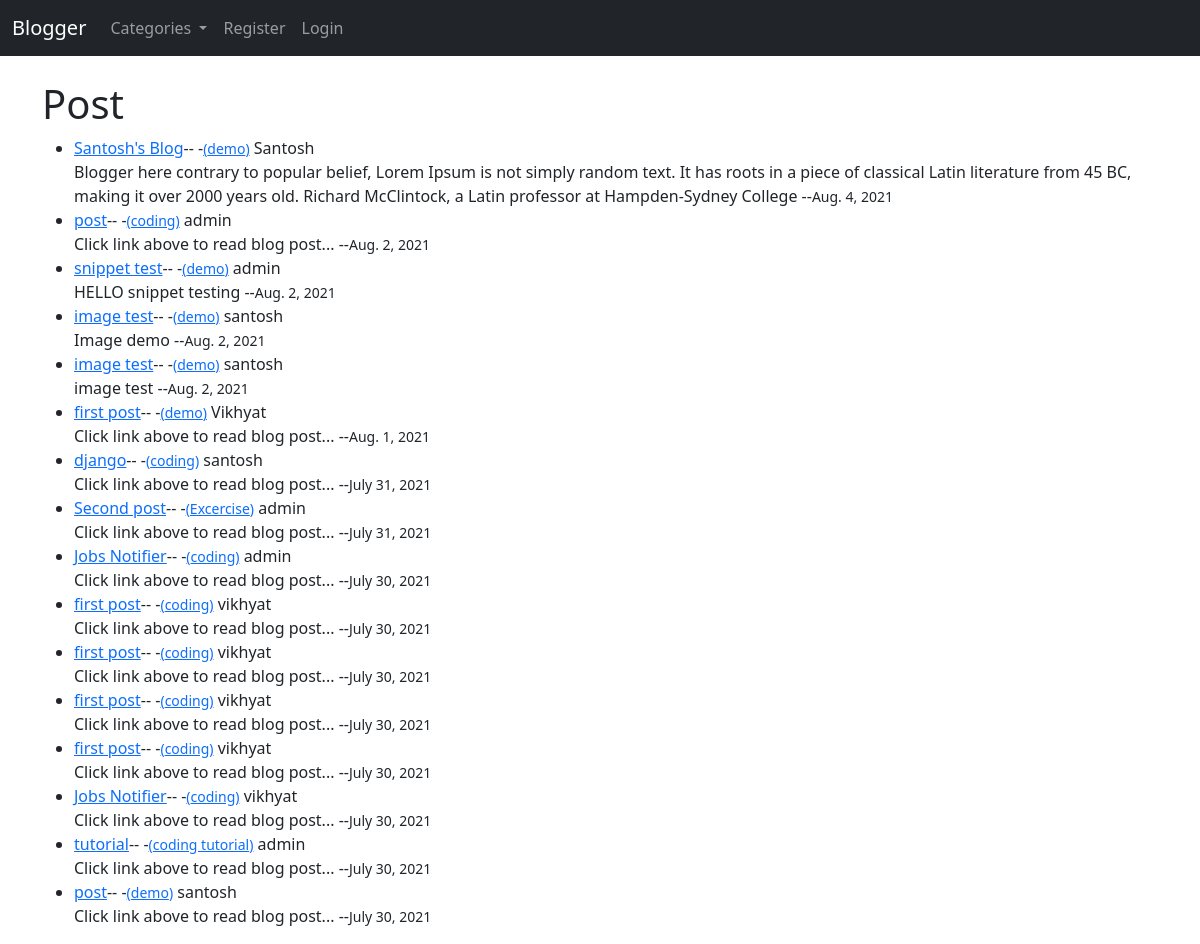
The page / on the database its author committed.
### theblog/models.py (models this page shows, shortened)
class Post(models.Model):
    title = models.CharField(max_length=255)
    title_tag = models.CharField(max_length=255)
    header_image=models.ImageField(null=True,blank=True,upload_to="images/")
    author = models.ForeignKey(User,on_delete=models.CASCADE)
    body= RichTextField(blank=True,null=True)
    category=models.CharField(max_length=255,default='coding')
    snippet=models.CharField(max_length=255)
    post_date=models.DateField(auto_now_add=True)
    likes = models.ManyToManyField(User,related_name='blog_post')

### theblog/views.py (the view)
# urls.py: path('',HomeView.as_view(),name="home"),
class HomeView(ListView):
    model=Post
    template_name='home.html'
    ordering=['-post_date']
    def get_context_data(self, *args,**kwargs):
        category_menu= Category.objects.all()
        context= super(HomeView,self).get_context_data(*args,**kwargs)
        context['category_menu']=category_menu
        return context

### theblog/models.py (called while the page is built)
    def __str__(self):
        return self.name

### theblog/templates/home.html (shortened to what this page needs)
{%extends 'base.html'%}
{% block content %}
<h1>Post</h1>
<ul>
{% for post in object_list%}
   <li> <a href="{%url 'article-detail' post.pk%}">{{post.title}}</a>--
    -<a href="{%url 'category' post.category|slugify%}"><small>({{post.category }})</small></a>
    {{post.author}}
    <br>
    {{post.snippet|safe}} --<small>{{post.post_date}}</small></li>
{%endfor%}
</ul>
{% endblock %}

### rows shown on the page
Post: title "Santosh's Blog", category "demo", author "Santosh", snippet "Blogger here contrary to popular belief, Lorem Ipsum is not simply random text. It has roots in a piece of classical Latin literature from 45 BC, making it over 2000 years old. Richard McClintock, a Latin professor at Hampden-Sydney College", post_date "Aug. 4, 2021"
Post: title "post", category "coding", author "admin", snippet "Click link above to read blog post...", post_date "Aug. 2, 2021"
Post: title "snippet test", category "demo", author "admin", snippet "HELLO snippet testing", post_date "Aug. 2, 2021"
Post: title "image test", category "demo", author "santosh", snippet "Image demo", post_date "Aug. 2, 2021"
Post: title "image test", category "demo", author "santosh", snippet "image test", post_date "Aug. 2, 2021"
Post: title "first post", category "demo", author "Vikhyat", snippet "Click link above to read blog post...", post_date "Aug. 1, 2021"
Post: title "django", category "coding", author "santosh", snippet "Click link above to read blog post...", post_date "July 31, 2021"
Post: title "Second post", category "Excercise", author "admin", snippet "Click link above to read blog post...", post_date "July 31, 2021"
Post: title "Jobs Notifier", category "coding", author "admin", snippet "Click link above to read blog post...", post_date "July 30, 2021"
Post: title "first post", category "coding", author "vikhyat", snippet "Click link above to read blog post...", post_date "July 30, 2021"
Post: title "first post", category "coding", author "vikhyat", snippet "Click link above to read blog post...", post_date "July 30, 2021"
Post: title "first post", category "coding", author "vikhyat", snippet "Click link above to read blog post...", post_date "July 30, 2021"
Post: title "first post", category "coding", author "vikhyat", snippet "Click link above to read blog post...", post_date "July 30, 2021"
Post: title "Jobs Notifier", category "coding", author "vikhyat", snippet "Click link above to read blog post...", post_date "July 30, 2021"
Post: title "tutorial", category "coding tutorial", author "admin", snippet "Click link above to read blog post...", post_date "July 30, 2021"
Post: title "post", category "demo", author "santosh", snippet "Click link above to read blog post...", post_date "July 30, 2021"
